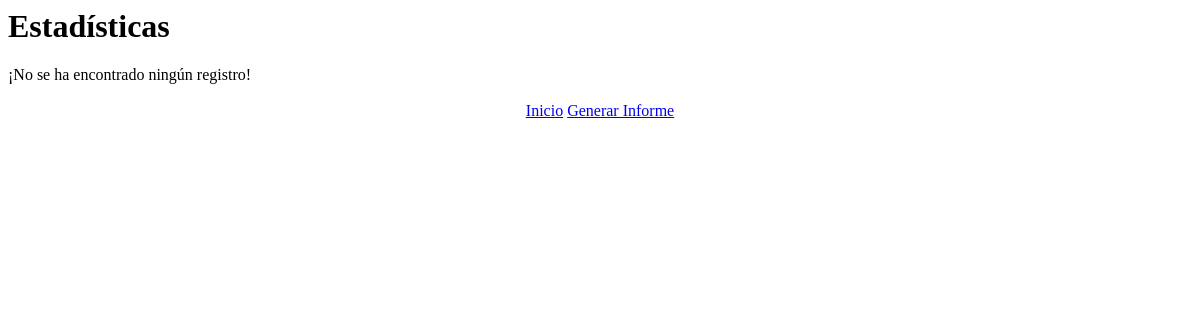
/estadisticas.php, run on an earlier commit of the app's database.
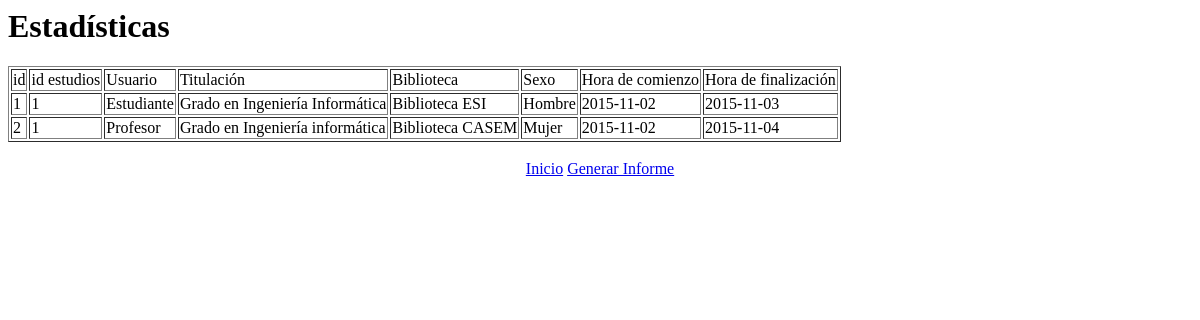
And on a later commit of the database.
### tables this page shows
CREATE TABLE IF NOT EXISTS `encuestas_rellenas` (
  `id` int(11) NOT NULL,
  `id_estudios` int(11) NOT NULL,
  `hora_com` date NOT NULL,
  `hora_fin` date NOT NULL,
  `usuario` text NOT NULL,
  `titulacion` text NOT NULL,
  `biblioteca` text NOT NULL,
  `sexo` text NOT NULL
);

### funciones.php (called while the page is built, shortened)
<?php
	function obtener_estadisticas(){
		$consulta = "SELECT * FROM encuestas_rellenas ORDER BY id ASC";
		return $consulta;
	}
?>

### estadisticas.php (the view, shortened to what this page needs)
<?php
  include('funciones.php');
?>
<html>
<head>
</head>
	<body>
			<h1>Estadísticas</h1>
			<?php
				$consulta = obtener_estadisticas();
				$resultado = mysql_query($consulta);
				if ($row = mysql_fetch_array($resultado))
				{
					echo "<table border = '1'> \n";
					echo "<tr class=Arriba><td>id</td><td>id estudios</td><td>Usuario</td><td>Titulación</td><td>Biblioteca</td><td>Sexo</td><td>Hora de comienzo</td><td>Hora de finalización</td></tr> \n";
					do {
						echo "<tr><td>".$row[0]."</td><td>".$row[1]."</td><td>".$row[4]."</td><td>".$row[5]."</td><td>".$row[6]."</td><td>".$row[7]."</td><td>".$row[2]."</td><td>".$row[3]."</td></tr> \n";
					} while ($row = mysql_fetch_array($resultado));
					echo "</table>\n";
				}
				else {
					echo "¡No se ha encontrado ningún registro!";
				}
			?>
			<center>
			<br>
			<a href="index.php">Inicio</a>
			<a href="generarInforme.php">Generar Informe</a>
			</center>
  </body>
</html>

What changed in the data, as far as the page shows it:
added encuestas_rellenas: id "1", id_estudios "1", usuario "Estudiante", titulacion "Grado en Ingeniería Informática", biblioteca "Biblioteca ESI", sexo "Hombre", hora_com "2015-11-02", hora_fin "2015-11-03"
added encuestas_rellenas: id "2", id_estudios "1", usuario "Profesor", titulacion "Grado en Ingeniería informática", biblioteca "Biblioteca CASEM", sexo "Mujer", hora_com "2015-11-02", hora_fin "2015-11-04"
Also different on the page:
text no longer shown: "¡No se ha encontrado ningún registro!"
text now shown: "id id estudios Usuario Titulación Biblioteca Sexo Hora de comienzo Hora de finalización"
